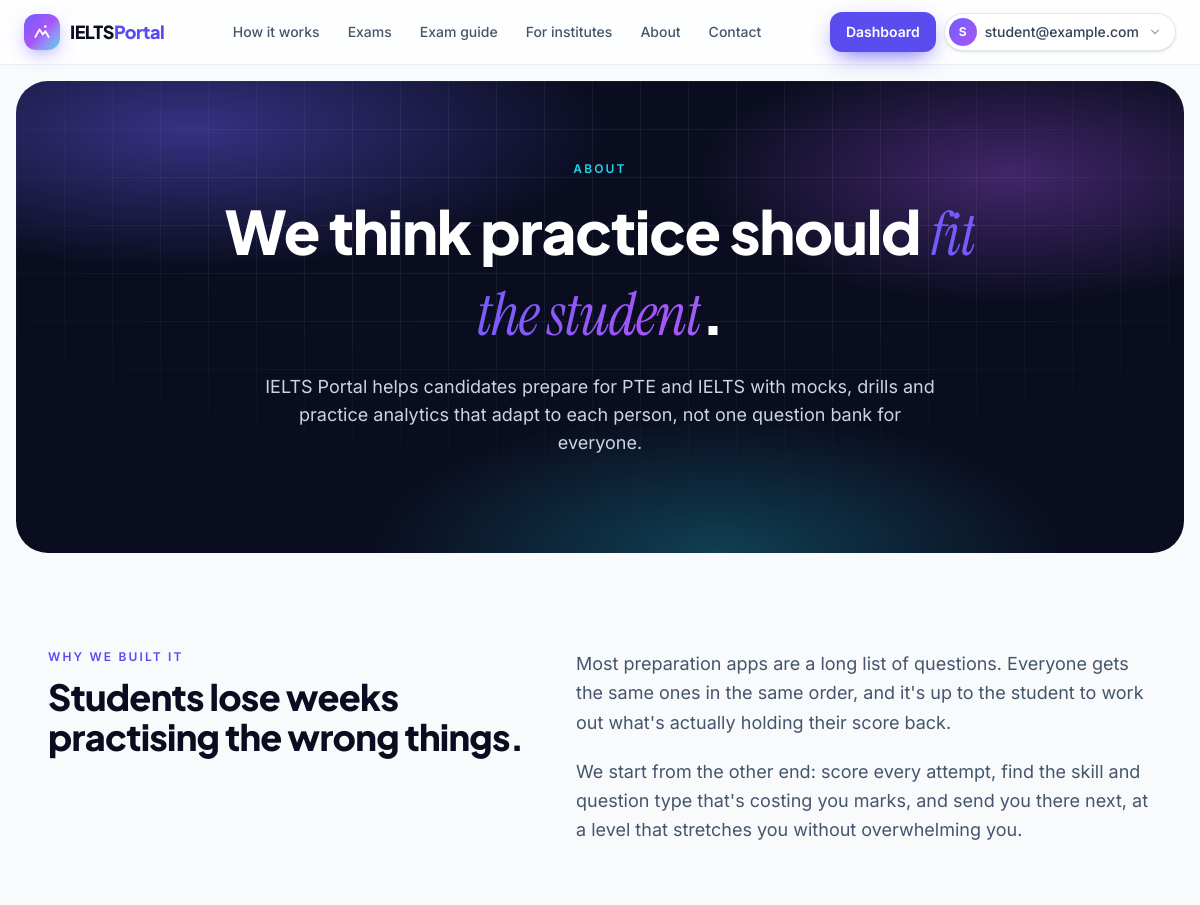
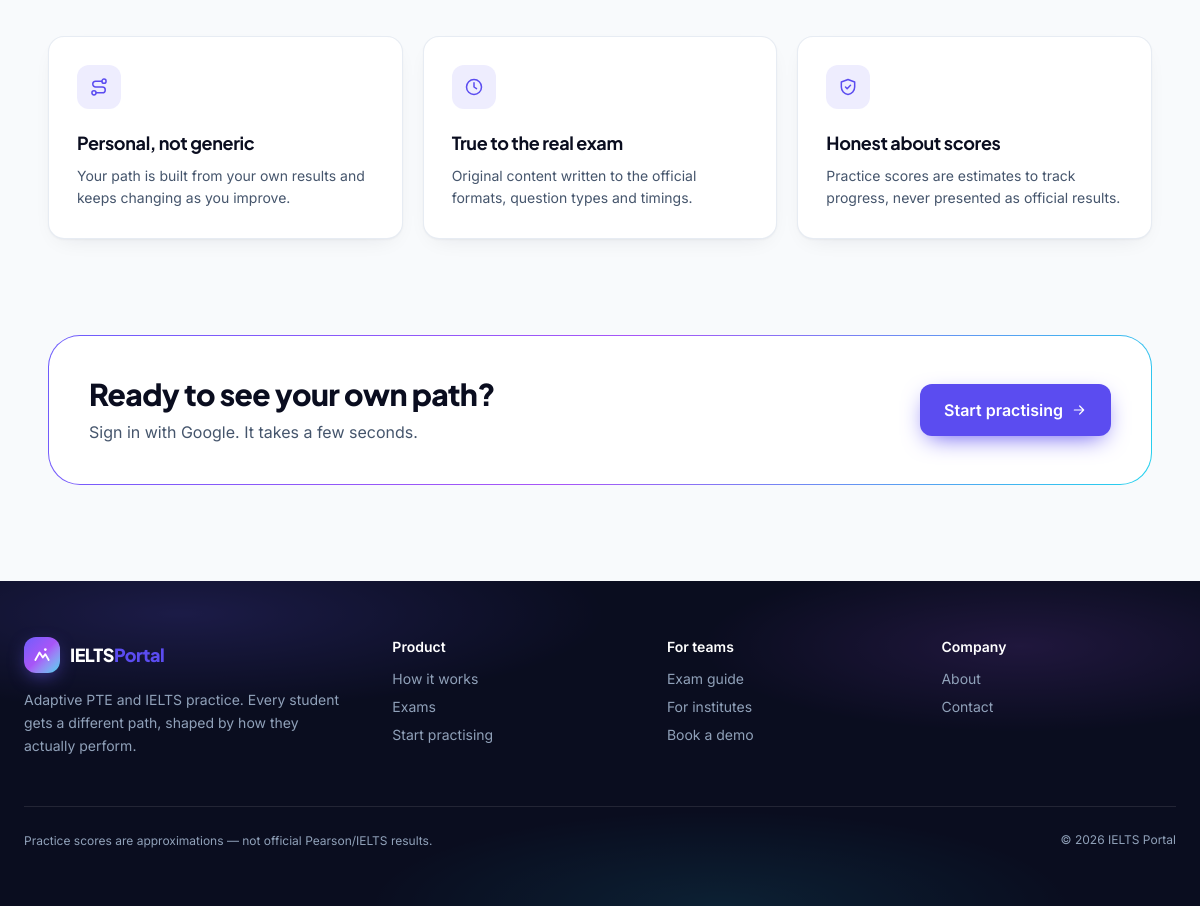
Page /about/ (signed in) on the committed database (2 pictures, top to bottom).
### accounts/models.py (models this page shows, shortened)
class User(AbstractUser):
    firebase_uid = models.CharField(
        max_length=128,
        unique=True,
        null=True,
        blank=True,
        help_text="Firebase Authentication uid (Google sign-in).",
    )
    class Meta(AbstractUser.Meta):
        constraints = [
            models.UniqueConstraint(
                Lower("email"),
                condition=~Q(email=""),
                name="accounts_user_email_ci_unique",
            )
        ]

class UserProfile(TimeStampedModel):
    user = models.OneToOneField(
        settings.AUTH_USER_MODEL, on_delete=models.CASCADE, related_name="profile"
    )
    display_name = models.CharField(max_length=150, blank=True)
    role_primary = models.CharField(
        max_length=20, choices=Role.choices, default=Role.STUDENT
    )
    primary_exam = models.ForeignKey(
        "catalog.Exam",
        on_delete=models.SET_NULL,
        null=True,
        blank=True,
        related_name="+",
    )
    target_score = models.DecimalField(
        max_digits=4,
        decimal_places=1,
        null=True,
        blank=True,
        help_text="PTE 10-90 or IELTS band 0-9.",
    )
    timezone = models.CharField(max_length=64, default="Asia/Kolkata")
    free_mocks_remaining = models.PositiveIntegerField(default=1)
    onboarded_at = models.DateTimeField(null=True, blank=True)
    avatar_url = models.URLField(max_length=500, blank=True)
    meta = models.JSONField(default=dict, blank=True)

### pages/views.py (the view)
# urls.py: path("about/", views.AboutView.as_view(), name="about"),
class AboutView(TemplateView):
    template_name = "pages/about.html"

### accounts/services.py (called while the page is built, shortened)
def get_profile(user):
    profile, _ = UserProfile.objects.get_or_create(user=user)
    return profile

def resolve_auth_context(user):
    if user.is_superuser:
        return {"role": Role.SUPER_ADMIN, "tenant_id": None, "tenant_name": ""}
    memberships = (
        Membership.objects.filter(user=user, is_active=True, tenant__is_active=True)
        .select_related("tenant")
        .order_by("-role", "created_at")  # "student" sorts after "org"
    )
    membership = memberships.first()
    if membership is None:
        return {"role": Role.STUDENT, "tenant_id": None, "tenant_name": ""}

def sync_auth_context(request):
    context = resolve_auth_context(request.user)
    if request.session.get("auth_context") != context:
        request.session["auth_context"] = context
        profile = get_profile(request.user)
        if profile.role_primary != context["role"]:
            profile.role_primary = context["role"]
            profile.save(update_fields=["role_primary", "updated_at"])
    request.auth_context = context
    return context

### core/context_processors.py (called while the page is built)
def site(request):
    return {
        "PRACTICE_SCORE_DISCLAIMER": settings.PRACTICE_SCORE_DISCLAIMER,
        "CONTACT_EMAIL": settings.CONTACT_EMAIL,
        "auth_context": getattr(request, "auth_context", None),
    }

def _student_urls(user):
    from django.urls import reverse
    from accounts.services import get_profile
    from catalog.models import Exam
    exam = get_profile(user).primary_exam
    if exam is None or not exam.is_active:
        exam = Exam.objects.filter(code="IELTS_ACADEMIC", is_active=True).first()
    exams = reverse("catalog:exam_list")
    return [
        reverse("analytics:dashboard"),
        reverse("catalog:exam_detail", args=[exam.slug]) + "?tab=types"
        if exam
        else exams,
        reverse("catalog:mock_list", args=[exam.slug]) if exam else exams,
        reverse("analytics:results"),
    ]

### templates/pages/about.html (shortened to what this page needs)
{% extends "base.html" %}
{% block main %}
<main id="main" class="flex-1">
  {% include "pages/_page_hero.html" with eyebrow="About" title='We think practice should <span class="font-serif font-normal italic text-gradient">fit the student</span>.' lead="IELTS Portal helps candidates prepare for PTE and IELTS with mocks, drills and practice analytics that adapt to each person, not one question bank for everyone." %}
  <section class="mx-auto grid max-w-6xl gap-12 px-4 pt-24 sm:px-6 lg:grid-cols-[1fr_1.2fr]">
    <div data-animate>
      <p class="eyebrow">Why we built it</p>
      <h2 class="mt-3 text-3xl font-extrabold text-ink sm:text-4xl">Students lose weeks practising the wrong things.</h2>
    </div>
    <div data-animate class="space-y-5 text-lg leading-relaxed text-slate-600">
      <p>Most preparation apps are a long list of questions. Everyone gets the same ones in the same order, and it's up to the student to work out what's actually holding their score back.</p>
      <p>We start from the other end: score every attempt, find the skill and question type that's costing you marks, and send you there next, at a level that stretches you without overwhelming you.</p>
    </div>
  </section>
  <section class="mx-auto max-w-6xl px-4 pt-24 sm:px-6">
    <div class="grid gap-5 md:grid-cols-3">
      <div data-animate class="card p-7"><span class="grid h-11 w-11 place-items-center rounded-xl bg-brand/10 text-brand">{% include "components/icon.html" with name="route" %}</span><h3 class="mt-5 text-lg font-bold text-ink">Personal, not generic</h3><p class="mt-2 text-sm leading-relaxed text-slate-600">Your path is built from your own results and keeps changing as you improve.</p></div>
      <div data-animate class="card p-7"><span class="grid h-11 w-11 place-items-center rounded-xl bg-brand/10 text-brand">{% include "components/icon.html" with name="clock" %}</span><h3 class="mt-5 text-lg font-bold text-ink">True to the real exam</h3><p class="mt-2 text-sm leading-relaxed text-slate-600">Original content written to the official formats, question types and timings.</p></div>
      <div data-animate class="card p-7"><span class="grid h-11 w-11 place-items-center rounded-xl bg-brand/10 text-brand">{% include "components/icon.html" with name="shield" %}</span><h3 class="mt-5 text-lg font-bold text-ink">Honest about scores</h3><p class="mt-2 text-sm leading-relaxed text-slate-600">Practice scores are estimates to track progress, never presented as official results.</p></div>
    </div>
  </section>
  <section class="mx-auto max-w-6xl px-4 py-24 sm:px-6">
    <div data-animate class="flex flex-col items-start justify-between gap-6 rounded-[2rem] ring-gradient p-10 md:flex-row md:items-center">
      <div><h2 class="text-2xl font-extrabold text-ink sm:text-3xl">Ready to see your own path?</h2><p class="mt-2 text-slate-600">Sign in with Google. It takes a few seconds.</p></div>
      <a href="{% url 'accounts:login' %}" class="btn-primary btn-lg shrink-0">Start practising {% include "components/icon.html" with name="arrow" cls="h-4 w-4" %}</a>
    </div>
  </section>
</main>
{% endblock %}

### templates/components/user_menu.html (shortened to what this page needs)
<div class="relative" x-data="{ open: false, busy: false }" @keydown.escape.window="open = false" @click.outside="open = false">
  <button type="button" class="flex items-center gap-2 rounded-full border border-slate-200 bg-white py-1 pr-3 pl-1 text-sm font-medium text-slate-700 shadow-sm transition hover:border-slate-300" @click="open = !open" :aria-expanded="open" aria-haspopup="menu">
    {% if user.profile.avatar_url %}<img src="{{ user.profile.avatar_url }}" alt="" class="h-7 w-7 rounded-full object-cover">
    {% else %}<span class="grid h-7 w-7 place-items-center rounded-full bg-gradient-to-br from-aurora-1 to-aurora-2 text-xs font-bold text-white">{{ user.profile.display_name|default:user.email|default:user.username|first|upper }}</span>{% endif %}
    <span class="hidden max-w-[10rem] truncate sm:inline">{{ user.profile.display_name|default:user.email|default:user.username }}</span>
  </button>
</div>

### rows in the picture
User: profile.display_name|first "S", profile.display_name "student@example.com"

### other values in the picture
{{ eyebrow }} "ABOUT"
{{ title|safe }} "We think practice should ."
{{ lead }} "IELTS Portal helps candidates prepare for PTE and IELTS with mocks, drills and practice analytics that adapt to each person, not one question bank for everyone."
{{ PRACTICE_SCORE_DISCLAIMER }} "Practice scores are approximations — not official Pearson/IELTS results."
